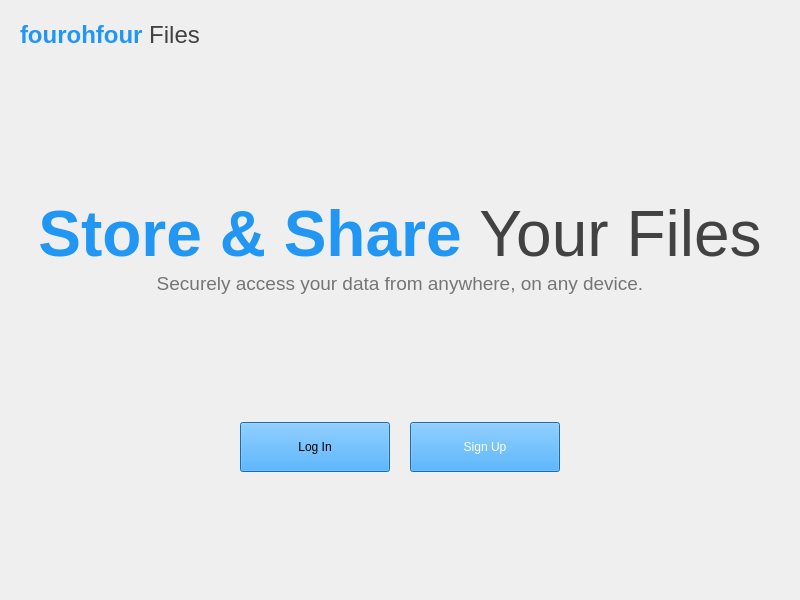
<?xml version="1.0" encoding="UTF-8"?>
<ui version="4.0">
 <class>TitlePage</class>
 <widget class="QWidget" name="TitlePage">
  <property name="geometry">
   <rect>
    <x>0</x>
    <y>0</y>
    <width>800</width>
    <height>600</height>
   </rect>
  </property>
  <property name="windowTitle">
   <string>fourohfour Files</string>
  </property>
  <layout class="QVBoxLayout" name="mainVerticalLayout">
   <property name="spacing">
    <number>0</number>
   </property>
   <property name="leftMargin">
    <number>0</number>
   </property>
   <property name="topMargin">
    <number>0</number>
   </property>
   <property name="rightMargin">
    <number>0</number>
   </property>
   <property name="bottomMargin">
    <number>0</number>
   </property>
   <item>
    <widget class="QFrame" name="headingBarFrame">
     <property name="minimumSize">
      <size>
       <width>0</width>
       <height>70</height>
      </size>
     </property>
     <property name="maximumSize">
      <size>
       <width>16777215</width>
       <height>70</height>
      </size>
     </property>
     <property name="frameShape">
      <enum>QFrame::Shape::NoFrame</enum>
     </property>
     <property name="frameShadow">
      <enum>QFrame::Shadow::Raised</enum>
     </property>
     <layout class="QHBoxLayout" name="headingBarLayout">
      <property name="spacing">
       <number>15</number>
      </property>
      <property name="leftMargin">
       <number>20</number>
      </property>
      <property name="topMargin">
       <number>0</number>
      </property>
      <property name="rightMargin">
       <number>20</number>
      </property>
      <property name="bottomMargin">
       <number>0</number>
      </property>
      <item>
       <widget class="QLabel" name="appLogoLabel">
        <property name="text">
         <string>&lt;html&gt;&lt;head/&gt;&lt;body&gt;&lt;p&gt;&lt;span style=&quot; font-size:18pt; font-weight:600; color:#2196F3;&quot;&gt;fourohfour&lt;/span&gt;&lt;span style=&quot; font-size:18pt; color:#424242;&quot;&gt; Files&lt;/span&gt;&lt;/p&gt;&lt;/body&gt;&lt;/html&gt;</string>
        </property>
       </widget>
      </item>
      <item>
       <spacer name="headingBarSpacer">
        <property name="orientation">
         <enum>Qt::Orientation::Horizontal</enum>
        </property>
        <property name="sizeHint" stdset="0">
         <size>
          <width>40</width>
          <height>20</height>
         </size>
        </property>
       </spacer>
      </item>
     </layout>
    </widget>
   </item>
   <item>
    <spacer name="topContentSpacer">
     <property name="orientation">
      <enum>Qt::Orientation::Vertical</enum>
     </property>
     <property name="sizeHint" stdset="0">
      <size>
       <width>20</width>
       <height>40</height>
      </size>
     </property>
    </spacer>
   </item>
   <item>
    <widget class="QLabel" name="heroTitleLabel">
     <property name="text">
      <string>&lt;html&gt;&lt;head/&gt;&lt;body&gt;&lt;p align=&quot;center&quot;&gt;&lt;span style=&quot; font-size:48pt; font-weight:600; color:#2196F3;&quot;&gt;Store &amp;amp; Share &lt;/span&gt;&lt;span style=&quot; font-size:48pt; color:#424242;&quot;&gt;Your Files&lt;/span&gt;&lt;/p&gt;&lt;/body&gt;&lt;/html&gt;</string>
     </property>
     <property name="alignment">
      <set>Qt::AlignmentFlag::AlignCenter</set>
     </property>
    </widget>
   </item>
   <item>
    <widget class="QLabel" name="heroSubtitleLabel">
     <property name="text">
      <string>&lt;html&gt;&lt;head/&gt;&lt;body&gt;&lt;p align=&quot;center&quot;&gt;&lt;span style=&quot; font-size:14pt; color:#757575;&quot;&gt;Securely access your data from anywhere, on any device.&lt;/span&gt;&lt;/p&gt;&lt;/body&gt;&lt;/html&gt;</string>
     </property>
     <property name="alignment">
      <set>Qt::AlignmentFlag::AlignCenter</set>
     </property>
    </widget>
   </item>
   <item>
    <spacer name="midContentSpacer">
     <property name="orientation">
      <enum>Qt::Orientation::Vertical</enum>
     </property>
     <property name="sizeHint" stdset="0">
      <size>
       <width>20</width>
       <height>40</height>
      </size>
     </property>
    </spacer>
   </item>
   <item>
    <layout class="QHBoxLayout" name="buttonLayout">
     <item>
      <spacer name="leftButtonSpacer">
       <property name="orientation">
        <enum>Qt::Orientation::Horizontal</enum>
       </property>
       <property name="sizeHint" stdset="0">
        <size>
         <width>40</width>
         <height>20</height>
        </size>
       </property>
      </spacer>
     </item>
     <item>
      <widget class="QPushButton" name="loginButton">
       <property name="minimumSize">
        <size>
         <width>150</width>
         <height>50</height>
        </size>
       </property>
       <property name="styleSheet">
        <string notr="true">background-color: rgb(33, 150, 243);</string>
       </property>
       <property name="text">
        <string>Log In</string>
       </property>
      </widget>
     </item>
     <item>
      <spacer name="buttonSeparatorSpacer">
       <property name="orientation">
        <enum>Qt::Orientation::Horizontal</enum>
       </property>
       <property name="sizeType">
        <enum>QSizePolicy::Policy::Fixed</enum>
       </property>
       <property name="sizeHint" stdset="0">
        <size>
         <width>20</width>
         <height>20</height>
        </size>
       </property>
      </spacer>
     </item>
     <item>
      <widget class="QPushButton" name="signupButton">
       <property name="minimumSize">
        <size>
         <width>150</width>
         <height>50</height>
        </size>
       </property>
       <property name="styleSheet">
        <string notr="true">background-color: rgb(33, 150, 243); color: rgb(255,255,255);</string>
       </property>
       <property name="text">
        <string>Sign Up</string>
       </property>
      </widget>
     </item>
     <item>
      <spacer name="rightButtonSpacer">
       <property name="orientation">
        <enum>Qt::Orientation::Horizontal</enum>
       </property>
       <property name="sizeHint" stdset="0">
        <size>
         <width>40</width>
         <height>20</height>
        </size>
       </property>
      </spacer>
     </item>
    </layout>
   </item>
   <item>
    <spacer name="bottomContentSpacer">
     <property name="orientation">
      <enum>Qt::Orientation::Vertical</enum>
     </property>
     <property name="sizeHint" stdset="0">
      <size>
       <width>20</width>
       <height>40</height>
      </size>
     </property>
    </spacer>
   </item>
  </layout>
 </widget>
 <resources/>
 <connections/>
</ui>
